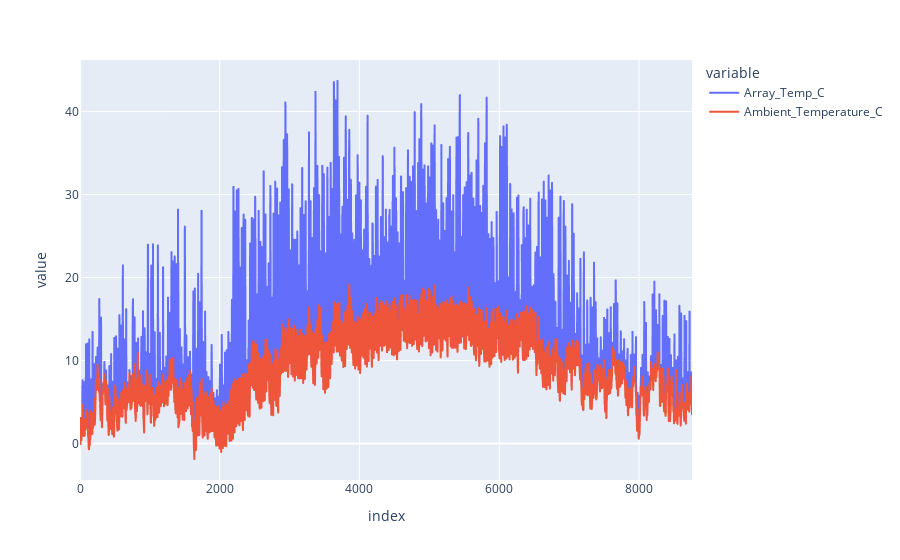

The notebook cell this image was saved under:
### Code cell
px.line(pv_model.models[0]["model_result"][["Array_Temp_C", "Ambient_Temperature_C"]])

### Figure 1 — Plotly figure (JSON) as saved in the notebook; plotly's stock layout.template omitted (floating-point values rounded to 4 significant figures; data arrays with more than 128 entries replaced by an {"elided": "..."} marker saying what was removed)
{"data": [{"hovertemplate": "variable=Array_Temp_C<br>index=%{x}<br>value=%{y}<extra></extra>", "legendgroup": "Array_Temp_C", "line": {"color": "#636efa", "dash": "solid"}, "marker": {"symbol": "circle"}, "mode": "lines", "name": "Array_Temp_C", "showlegend": true, "type": "scattergl", "x": {"elided": "8760 int values"}, "xaxis": "x", "y": {"elided": "8760 float values"}, "yaxis": "y"}, {"hovertemplate": "variable=Ambient_Temperature_C<br>index=%{x}<br>value=%{y}<extra></extra>", "legendgroup": "Ambient_Temperature_C", "line": {"color": "#EF553B", "dash": "solid"}, "marker": {"symbol": "circle"}, "mode": "lines", "name": "Ambient_Temperature_C", "showlegend": true, "type": "scattergl", "x": {"elided": "8760 int values"}, "xaxis": "x", "y": {"elided": "8760 float values"}, "yaxis": "y"}], "layout": {"legend": {"title": {"text": "variable"}, "tracegroupgap": 0}, "margin": {"t": 60}, "xaxis": {"anchor": "y", "domain": [0, 1], "title": {"text": "index"}}, "yaxis": {"anchor": "x", "domain": [0, 1], "title": {"text": "value"}}}}
